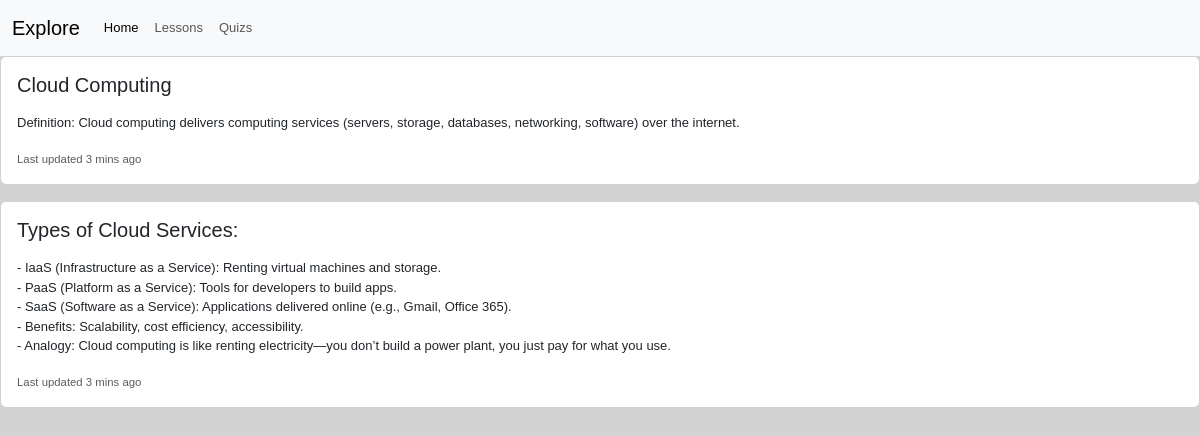
The page /lesson_view/6/ on the database its author committed.
### ITwebapp/models.py (models this page shows, shortened)
class LessonContent(models.Model):
    lesson = models.ForeignKey(Lesson, related_name="lessoncontent", on_delete=models.CASCADE)
    title = models.CharField(max_length=200)
    content = models.TextField()

### ITwebapp/views.py (the view)
# urls.py: path("lesson_view/<int:lesson_id>/", views.lesson_view, name="lesson_view"),
def lesson_view(request, lesson_id):
    lesson = get_object_or_404(Lesson, id=lesson_id)
    return render(request, "lesson/lesson_view.html", {"lessons": lesson})

### ITwebapp/templates/lesson/lesson_view.html
{% extends "base.html" %}
{% load static %}
{% block content %}
{% for content in lessons.lessoncontent.all %}
<div class="card mb-3">
  <div class="card-body">
    <h5 class="card-title">{{ content.title}}</h5>
    <p class="card-text">{{ content.content|linebreaks }}</p>
    <p class="card-text"><small class="text-body-secondary">Last updated 3 mins ago</small></p>
  </div>
</div>
{% endfor %}
{% endblock %}

### ITwebapp/static/css/main.css (style rules this page uses)
body { font-family: Arial; font-size: small; background: lightgray; }

### rows shown on the page
LessonContent: title "Cloud Computing", content "Definition: Cloud computing delivers computing services (servers, storage, databases, networking, software) over the internet."
LessonContent: title "Types of Cloud Services:", content "- IaaS (Infrastructure as a Service): Renting virtual machines and storage. - PaaS (Platform as a Service): Tools for developers to build apps. - SaaS (Software as a Service): Applications delivered online (e.g., Gmail, Office 365). - Benefits: Scalability, cost efficiency, accessibility. - Analogy: Cloud computing is like renting electricity—you don’t build a power plant, you just pay for what you use."
